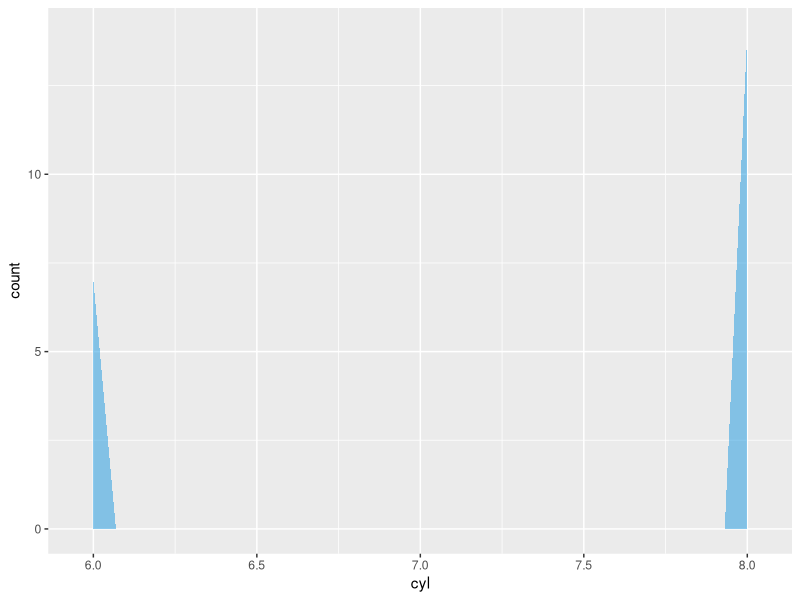
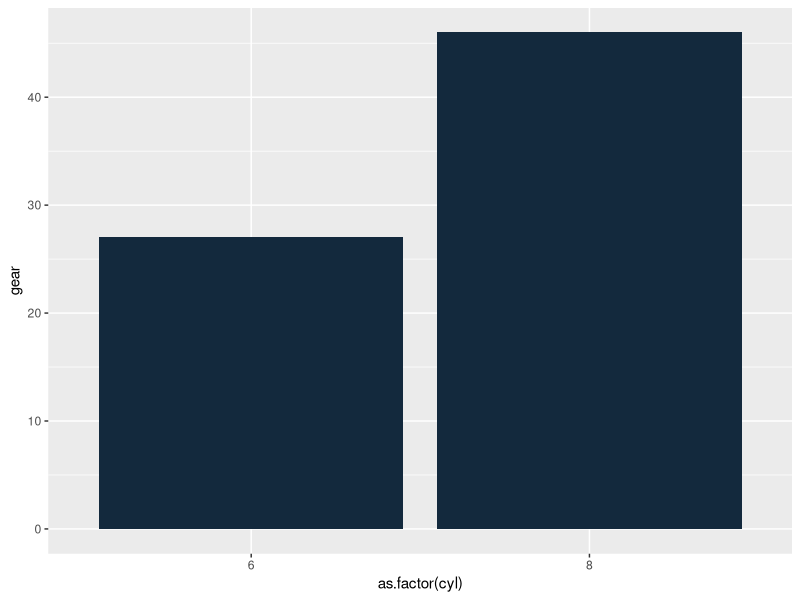

The R script that drew these images, in order:
# Atividade 01 - Júlio Pedro

data("mtcars")

# Carregando as bibliotecas
library(tidyverse)
library(dplyr)

# Organizando váriáveis (comandos select e filter)
carros_a = mtcars
carros_b = carros_a %>% select(mpg, cyl, gear) %>% filter(cyl >= 6)

# Gráfico 01
carros_b %>%
  ggplot(aes(cyl)) + 
  geom_area(stat = "bin", fill = '#1B98E0', alpha = .5)

# Gráfico 02
carros_b %>%
  ggplot(aes(as.factor(cyl), gear)) +
  geom_col(stat = "bin", fill = '#13293D')
